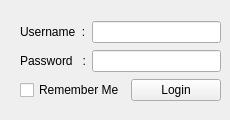
<?xml version="1.0" encoding="UTF-8"?>
<ui version="4.0">
 <class>MainWindow</class>
 <widget class="QWidget" name="MainWindow">
  <property name="windowModality">
   <enum>Qt::NonModal</enum>
  </property>
  <property name="geometry">
   <rect>
    <x>0</x>
    <y>0</y>
    <width>230</width>
    <height>120</height>
   </rect>
  </property>
  <property name="sizePolicy">
   <sizepolicy hsizetype="Fixed" vsizetype="Fixed">
    <horstretch>0</horstretch>
    <verstretch>0</verstretch>
   </sizepolicy>
  </property>
  <property name="minimumSize">
   <size>
    <width>212</width>
    <height>106</height>
   </size>
  </property>
  <property name="maximumSize">
   <size>
    <width>230</width>
    <height>120</height>
   </size>
  </property>
  <property name="mouseTracking">
   <bool>false</bool>
  </property>
  <property name="windowTitle">
   <string>clogger</string>
  </property>
  <property name="windowIcon">
   <iconset resource="application.qrc">
    <normaloff>:/icons/BitComet.ico</normaloff>:/icons/BitComet.ico</iconset>
  </property>
  <property name="windowOpacity">
   <double>0.910000000000000</double>
  </property>
  <property name="layoutDirection">
   <enum>Qt::LeftToRight</enum>
  </property>
  <widget class="QWidget" name="layoutWidget">
   <property name="geometry">
    <rect>
     <x>20</x>
     <y>20</y>
     <width>201</width>
     <height>84</height>
    </rect>
   </property>
   <layout class="QVBoxLayout" name="verticalLayout">
    <item>
     <layout class="QHBoxLayout" name="userHLayout">
      <item>
       <widget class="QLabel" name="userL">
        <property name="text">
         <string>Username  :</string>
        </property>
       </widget>
      </item>
      <item>
       <widget class="QLineEdit" name="user"/>
      </item>
     </layout>
    </item>
    <item>
     <layout class="QHBoxLayout" name="passHLayout">
      <item>
       <widget class="QLabel" name="passL">
        <property name="text">
         <string>Password   :</string>
        </property>
       </widget>
      </item>
      <item>
       <widget class="QLineEdit" name="password">
        <property name="inputMethodHints">
         <set>Qt::ImhHiddenText|Qt::ImhNoAutoUppercase|Qt::ImhNoPredictiveText</set>
        </property>
        <property name="echoMode">
         <enum>QLineEdit::Password</enum>
        </property>
       </widget>
      </item>
     </layout>
    </item>
    <item>
     <layout class="QHBoxLayout" name="footHLayout">
      <item>
       <widget class="QCheckBox" name="rememberMe">
        <property name="text">
         <string>Remember Me</string>
        </property>
       </widget>
      </item>
      <item>
       <widget class="QPushButton" name="loginButton">
        <property name="text">
         <string>Login</string>
        </property>
       </widget>
      </item>
     </layout>
    </item>
   </layout>
  </widget>
 </widget>
 <resources>
  <include location="application.qrc"/>
 </resources>
 <connections/>
</ui>
